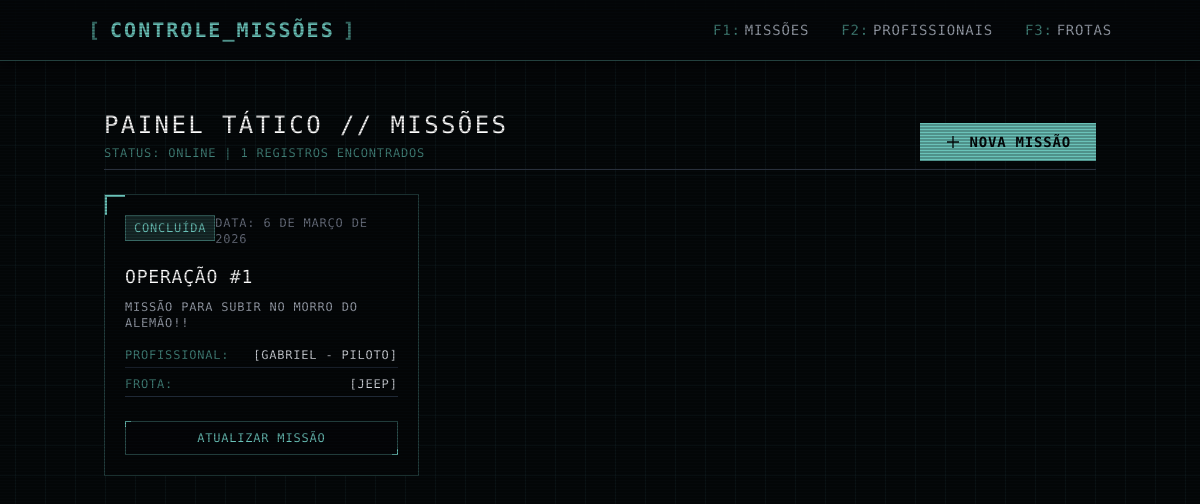
Before: / with the older database file.
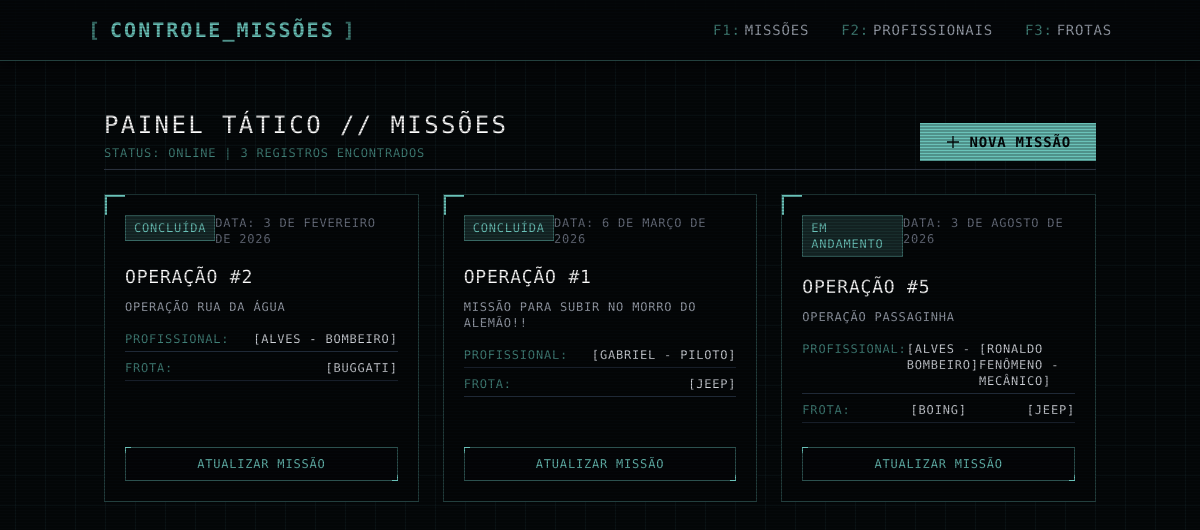
After: the same page with the newer database file.
### mission/models.py (models this page shows, shortened)
class Mission(models.Model):
    mission_date = models.DateField(verbose_name="Data da Missão")
    description = models.TextField(max_length=1000, verbose_name="Descrição")
    operator_professional = models.ManyToManyField(
        OperatorProfessional,
        verbose_name="Profissional Alocado",
        related_name="professional_missions"
    )
    operator_fleet = models.ManyToManyField(
        OperatorFleet,
        verbose_name="Frota Alocada",
        related_name="fleet_missions"
    )
    status = models.CharField(
        choices=[
            ("Em execução", "Em execução"),
            ("Finalizada", "Finalizada")
        ]
    )
    class Meta:
        ordering = ["mission_date"]
        verbose_name = "Missão"
        verbose_name_plural = "Missões"

### professional/models.py (models this page shows, shortened)
class OperatorProfessional(models.Model):
    ROLE_LIST = [
        ("Piloto", "Piloto"),
        ("Bombeiro", "Bombeiro"),
        ("Mecânico", "Mecânico"),
        ("Médico", "Médico"),
        ("Enfermeiro", "Enfermeiro")
    ]
    name = models.CharField(max_length=20, verbose_name="Nome")
    role = models.CharField(choices=ROLE_LIST, verbose_name="Cargo")
    status = models.ForeignKey(Status, on_delete=models.PROTECT, default=get_default_status)
    class Meta:
        verbose_name = "Profissional"
        verbose_name_plural = "Profissionais"
        ordering = ['name']

class OperatorFleet(models.Model):
    fleet_type = models.CharField(max_length=50, verbose_name="Tipo da Frota")
    fleet_model = models.CharField(max_length=50, verbose_name="Modelo da Frota")
    status = models.ForeignKey(Status, on_delete=models.PROTECT, default=get_default_status)
    class Meta:
        verbose_name = "Frota"
        verbose_name_plural = "Frotas"
        ordering = ['fleet_model']

### mission/views.py (the view)
# urls.py: path('', MissionListView.as_view(), name='list_missions'),
class MissionListView(ListView):
    model = Mission
    template_name = 'list_missions.html'
    context_object_name = 'missions'

### core/templates/list_missions.html
{% extends 'base.html' %}
{% block content %}
        <div class="flex justify-between items-end mb-6 border-b border-gray-700 pb-2">
            <div>
                <h1 class="text-2xl text-white tracking-widest">Painel Tático // Missões</h1>
                <p class="text-xs text-[#42827a] mt-1">STATUS: ONLINE | {{ missions.count }} REGISTROS ENCONTRADOS</p>
            </div>
            <a href="{% url 'create_mission' %}" class="btn-primary px-6 py-2 text-sm flex items-center gap-2 cursor-pointer">
                <svg class="w-4 h-4" fill="none" stroke="currentColor" viewBox="0 0 24 24"><path stroke-linecap="square" stroke-linejoin="miter" stroke-width="2" d="M12 4v16m8-8H4"></path></svg>
                Nova Missão
            </a>
        </div>
        <div class="grid grid-cols-1 md:grid-cols-2 lg:grid-cols-3 gap-6">
            {% for mission in missions %}
            <div class="sci-fi-panel p-5 flex flex-col justify-between">
                <div>
                    <div class="flex justify-between items-start mb-4">
                        <span class="text-xs bg-[#6ac2b9]/20 text-[#6ac2b9] px-2 py-1 border border-[#6ac2b9]/40">
                            {% if mission.status == "Em execução" %}
                            EM ANDAMENTO
                            {% else %}
                            CONCLUÍDA
                            {% endif %}
                        </span>
                        <span class="text-xs text-gray-500">Data: {{ mission.mission_date }}</span>
                    </div>
                    <h3 class="text-lg text-white mb-2">OPERAÇÃO #{{ mission.id }}</h3>
                    <p class="text-xs text-gray-400 mb-4 line-clamp-2">{{ mission.description }}</p>
                    <div class="space-y-2 text-xs mb-6">
                        <div class="flex justify-between border-b border-gray-800 pb-1">
                            <span class="text-[#42827a]">PROFISSIONAL:</span>
                            {% for professional in mission.operator_professional.all %}
                            <span class="text-gray-300">[{{ professional.name }} - {{ professional.role }}] </span>
                            {% endfor %}
                        </div>
                        <div class="flex justify-between border-b border-gray-800 pb-1">
                            <span class="text-[#42827a]">FROTA:</span>
                            {% for fleet in mission.operator_fleet.all %}
                            <span class="text-gray-300">[{{ fleet.fleet_model }}] </span>
                            {% endfor %}
                        </div>
                    </div>
                </div>
                <div class="flex gap-3">
                    <a href="{% url 'update_mission' mission.id %}" class="btn-tactical flex-1 py-2 text-xs cursor-pointer text-center">Atualizar Missão</a>
                </div>
            </div>
            {% endfor %}
        </div>
{% endblock %}

### core/templates/base.html (shortened to what this page needs)
<!DOCTYPE html>
<html lang="pt-br">
<head>
    <script src="https://cdn.tailwindcss.com"></script>
</head>
<body class="antialiased">
    <nav class="border-b border-[#6ac2b9]/30 bg-[#05080a]/90 backdrop-blur-md p-4 sticky top-0 z-40 shadow-[0_4px_15px_rgba(0,0,0,0.5)]">
        <div class="container mx-auto flex justify-between items-center">
            <a href="#" class="text-[#6ac2b9] text-xl font-bold tracking-widest neon-text-hover flex items-center gap-2">
                <span class="text-[#42827a]">[</span>
                Controle_Missões
                <span class="text-[#42827a]">]</span>
            </a>
            <div class="hidden md:flex space-x-8 text-sm">
                <a href="{% url 'list_missions' %}" class="text-gray-400 neon-text-hover transition-all duration-200">
                    <span class="text-[#42827a] mr-1">F1:</span>Missões
                </a>
                <a href="{% url 'list_professionals' %}" class="text-gray-400 neon-text-hover transition-all duration-200">
                    <span class="text-[#42827a] mr-1">F2:</span>Profissionais
                </a>
                <a href="{% url 'list_fleets' %}" class="text-gray-400 neon-text-hover transition-all duration-200">
                    <span class="text-[#42827a] mr-1">F3:</span>Frotas
                </a>
            </div>
        </div>
    </nav>
    <main class="container mx-auto mt-8 p-4 relative z-40">
    {% block content %}
    {% endblock %}
    </main>
</body>
</html>

### core/templates/base.html (style rules this page uses)
body { background-color: #05080a; font-family: 'Share Tech Mono', monospace; color: #e2e8f0; text-transform: uppercase; letter-spacing: 0.05em; background-image: linear-gradient(rgba(45, 85, 90, 0.15) 1px, transparent 1px), linear-gradient(90deg, rgba(45, 85, 90, 0.15) 1px, transparent 1px); background-size: 30px 30px; background-position: center center; min-height: 100vh; margin: 0; position: relative; }
body::before { content: " "; display: block; position: fixed; top: 0; left: 0; bottom: 0; right: 0; background: linear-gradient(rgba(18, 16, 16, 0) 50%, rgba(0, 0, 0, 0.25) 50%); z-index: 50; background-size: 100% 3px; pointer-events: none; }
.btn-primary { background-color: #6ac2b9; color: #05080a; border: 1px solid #6ac2b9; font-weight: bold; transition: all 0.3s ease; }
.btn-tactical { position: relative; background: rgba(5, 8, 10, 0.6); border: 1px solid rgba(106, 194, 185, 0.4); color: #6ac2b9; transition: all 0.3s ease; backdrop-filter: blur(4px); }
.btn-tactical::before, .btn-tactical::after { content: ''; position: absolute; width: 6px; height: 6px; border-color: #6ac2b9; border-style: solid; transition: all 0.3s ease; }
.btn-tactical::before { top: -1px; left: -1px; border-width: 1px 0 0 1px; }
.btn-tactical::after { bottom: -1px; right: -1px; border-width: 0 1px 1px 0; }
.sci-fi-panel { background: rgba(5, 8, 10, 0.85); border: 1px solid rgba(106, 194, 185, 0.3); backdrop-filter: blur(5px); position: relative; }
.sci-fi-panel::before { content: ''; position: absolute; top: 0; left: 0; width: 20px; height: 20px; border-top: 2px solid #6ac2b9; border-left: 2px solid #6ac2b9; }

Changed rows visible on the page:
added Mission: status "CONCLUÍDA", mission_date "3 DE FEVEREIRO DE 2026", id "2", description "OPERAÇÃO RUA DA ÁGUA"
now on this page (row edited): OperatorProfessional: name "ALVES", role "BOMBEIRO"
now on this page (row unchanged): OperatorFleet: fleet_model "BUGGATI", shown under "3 DE FEVEREIRO DE 2026"
added Mission: status "EM ANDAMENTO", mission_date "3 DE AGOSTO DE 2026", id "5", description "OPERAÇÃO PASSAGINHA", OperatorFleet (fleet_model "JEEP")
added OperatorProfessional: name "RONALDO FENÔMENO", role "MECÂNICO", shown under "3 DE AGOSTO DE 2026"
added OperatorFleet: fleet_model "BOING", shown under "3 DE AGOSTO DE 2026"
Other visible differences:
{{ missions.count }}: "1" → "3"
